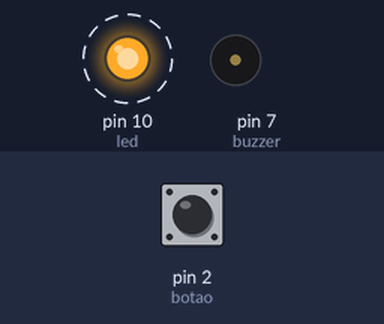
The sketch below on a simulated Arduino Uno, built with avr-gcc and run on an emulated ATmega328P. Parts: output pins drawn as LEDs (lit = HIGH), buzzer (waves = sounding). Dashed ring = blinking. The inputs (shaded band) are chosen by the test bench; at power-on: pin 2 (botao) LOW.

Above: at 0.5 s.
Timing chart, 0 to 4.6 s (numbered marks = the images above):
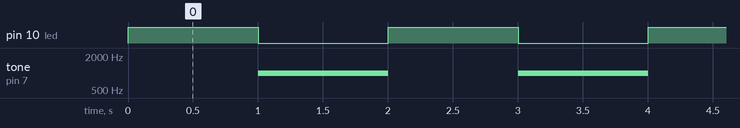

Measured:
- by itself, pin 10 (led): alternates HIGH for 1.0 s and LOW for 1.0 s
- by itself, tone on pin 7 (buzzer): alternates 1000 Hz for 1.0 s and silent for 1.0 s

The sketch:

buzzer_led_button1.ino
```cpp
// C++ code

int led=10;
int botao=2;
int buzzer=7;


void interrupcao()
{
 digitalWrite(buzzer,HIGH);
 delay(1000);
 digitalWrite(buzzer,LOW);
}

void setup()
{
  pinMode(led,OUTPUT);
  pinMode(botao,INPUT);
  pinMode(buzzer,OUTPUT);
  attachInterrupt(0,interrupcao,RISING);
}


void loop()
{
digitalWrite(led,HIGH);
delay(1000);
tone (7,1000);
digitalWrite(led,LOW);
delay(1000);
noTone(7);
}
```
